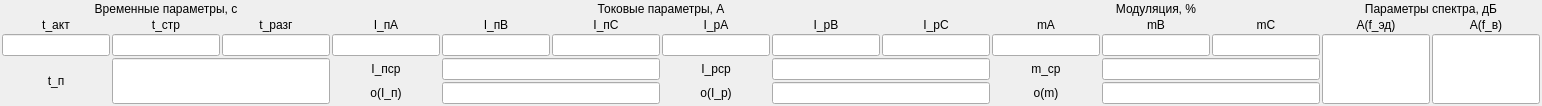
  <widget class="QDockWidget" name="table_dockWidget">
   <property name="sizePolicy">
    <sizepolicy hsizetype="Preferred" vsizetype="MinimumExpanding">
     <horstretch>0</horstretch>
     <verstretch>0</verstretch>
    </sizepolicy>
   </property>
   <property name="windowTitle">
    <string>Таблица</string>
   </property>
   <attribute name="dockWidgetArea">
    <number>8</number>
   </attribute>
   <widget class="QWidget" name="table_dockWidgetContents">
    <property name="sizePolicy">
     <sizepolicy hsizetype="Preferred" vsizetype="MinimumExpanding">
      <horstretch>0</horstretch>
      <verstretch>0</verstretch>
     </sizepolicy>
    </property>
    <layout class="QGridLayout" name="gridLayout_4">
     <property name="leftMargin">
      <number>2</number>
     </property>
     <property name="topMargin">
      <number>2</number>
     </property>
     <property name="rightMargin">
      <number>2</number>
     </property>
     <property name="bottomMargin">
      <number>2</number>
     </property>
     <property name="spacing">
      <number>2</number>
     </property>
     <item row="2" column="11">
      <widget class="QLineEdit" name="mod3_lineEdit">
       <property name="alignment">
        <set>Qt::AlignCenter</set>
       </property>
      </widget>
     </item>
     <item row="2" column="7">
      <widget class="QLineEdit" name="i2_rab_lineEdit">
       <property name="alignment">
        <set>Qt::AlignCenter</set>
       </property>
      </widget>
     </item>
     <item row="3" column="1" rowspan="2" colspan="2">
      <widget class="QLineEdit" name="tp_time_lineEdit">
       <property name="sizePolicy">
        <sizepolicy hsizetype="Expanding" vsizetype="Expanding">
         <horstretch>0</horstretch>
         <verstretch>0</verstretch>
        </sizepolicy>
       </property>
       <property name="alignment">
        <set>Qt::AlignCenter</set>
       </property>
      </widget>
     </item>
     <item row="3" column="4" colspan="2">
      <widget class="QLineEdit" name="isr_pusk_lineEdit">
       <property name="alignment">
        <set>Qt::AlignCenter</set>
       </property>
      </widget>
     </item>
     <item row="0" column="12" colspan="2">
      <widget class="QLabel" name="spectrum_title_label">
       <property name="text">
        <string>Параметры спектра, дБ</string>
       </property>
       <property name="alignment">
        <set>Qt::AlignCenter</set>
       </property>
      </widget>
     </item>
     <item row="1" column="1">
      <widget class="QLabel" name="str_time_title_label">
       <property name="text">
        <string>t_стр</string>
       </property>
       <property name="alignment">
        <set>Qt::AlignCenter</set>
       </property>
      </widget>
     </item>
     <item row="1" column="3">
      <widget class="QLabel" name="i1_pusk_title_label">
       <property name="text">
        <string>I_пA</string>
       </property>
       <property name="alignment">
        <set>Qt::AlignCenter</set>
       </property>
      </widget>
     </item>
     <item row="4" column="10" colspan="2">
      <widget class="QLineEdit" name="sigma_mod_lineEdit">
       <property name="alignment">
        <set>Qt::AlignCenter</set>
       </property>
      </widget>
     </item>
     <item row="1" column="7">
      <widget class="QLabel" name="i2_rab_title_label">
       <property name="text">
        <string>I_рB</string>
       </property>
       <property name="alignment">
        <set>Qt::AlignCenter</set>
       </property>
      </widget>
     </item>
     <item row="1" column="13">
      <widget class="QLabel" name="spectr_v_title_label">
       <property name="text">
        <string>A(f_в)</string>
       </property>
       <property name="alignment">
        <set>Qt::AlignCenter</set>
       </property>
      </widget>
     </item>
     <item row="2" column="2">
      <widget class="QLineEdit" name="razg_time_lineEdit">
       <property name="alignment">
        <set>Qt::AlignCenter</set>
       </property>
      </widget>
     </item>
     <item row="2" column="0">
      <widget class="QLineEdit" name="act_time_lineEdit">
       <property name="alignment">
        <set>Qt::AlignCenter</set>
       </property>
      </widget>
     </item>
     <item row="2" column="6">
      <widget class="QLineEdit" name="i1_rab_lineEdit">
       <property name="alignment">
        <set>Qt::AlignCenter</set>
       </property>
      </widget>
     </item>
     <item row="3" column="10" colspan="2">
      <widget class="QLineEdit" name="mod_sr_lineEdit">
       <property name="alignment">
        <set>Qt::AlignCenter</set>
       </property>
      </widget>
     </item>
     <item row="4" column="7" colspan="2">
      <widget class="QLineEdit" name="sigma_rab_lineEdit">
       <property name="alignment">
        <set>Qt::AlignCenter</set>
       </property>
      </widget>
     </item>
     <item row="1" column="10">
      <widget class="QLabel" name="mod2_title_label">
       <property name="text">
        <string>mB</string>
       </property>
       <property name="alignment">
        <set>Qt::AlignCenter</set>
       </property>
      </widget>
     </item>
     <item row="4" column="9">
      <widget class="QLabel" name="sigma_mod_title_label">
       <property name="text">
        <string>o(m)</string>
       </property>
       <property name="alignment">
        <set>Qt::AlignCenter</set>
       </property>
      </widget>
     </item>
     <item row="2" column="8">
      <widget class="QLineEdit" name="i3_rab_lineEdit">
       <property name="alignment">
        <set>Qt::AlignCenter</set>
       </property>
      </widget>
     </item>
     <item row="1" column="8">
      <widget class="QLabel" name="i3_rab_title_label">
       <property name="text">
        <string>I_рC</string>
       </property>
       <property name="alignment">
        <set>Qt::AlignCenter</set>
       </property>
      </widget>
     </item>
     <item row="0" column="9" colspan="3">
      <widget class="QLabel" name="modulation_title_label">
       <property name="text">
        <string>Модуляция, %</string>
       </property>
       <property name="alignment">
        <set>Qt::AlignCenter</set>
       </property>
      </widget>
     </item>
     <item row="2" column="10">
      <widget class="QLineEdit" name="mod2_lineEdit">
       <property name="alignment">
        <set>Qt::AlignCenter</set>
       </property>
      </widget>
     </item>
     <item row="1" column="11">
      <widget class="QLabel" name="mod3_title_label">
       <property name="text">
        <string>mC</string>
       </property>
       <property name="alignment">
        <set>Qt::AlignCenter</set>
       </property>
      </widget>
     </item>
     <item row="1" column="9">
      <widget class="QLabel" name="mod1_title_label">
       <property name="text">
        <string>mA</string>
       </property>
       <property name="alignment">
        <set>Qt::AlignCenter</set>
       </property>
      </widget>
     </item>
     <item row="3" column="0" rowspan="2">
      <widget class="QLabel" name="tp_time_title_label">
       <property name="text">
        <string>t_п</string>
       </property>
       <property name="alignment">
        <set>Qt::AlignCenter</set>
       </property>
      </widget>
     </item>
     <item row="4" column="3">
      <widget class="QLabel" name="sigma_pusk_title_label">
       <property name="text">
        <string>o(I_п)</string>
       </property>
       <property name="alignment">
        <set>Qt::AlignCenter</set>
       </property>
      </widget>
     </item>
     <item row="3" column="6">
      <widget class="QLabel" name="isr_rab_title_label">
       <property name="text">
        <string>I_рср</string>
       </property>
       <property name="alignment">
        <set>Qt::AlignCenter</set>
       </property>
      </widget>
     </item>
     <item row="5" column="0" colspan="14">
      <spacer name="table_verticalSpacer">
       <property name="orientation">
        <enum>Qt::Vertical</enum>
       </property>
       <property name="sizeHint" stdset="0">
        <size>
         <width>818</width>
         <height>0</height>
        </size>
       </property>
      </spacer>
     </item>
     <item row="1" column="4">
      <widget class="QLabel" name="i2_pusk_title_label">
       <property name="text">
        <string>I_пB</string>
       </property>
       <property name="alignment">
        <set>Qt::AlignCenter</set>
       </property>
      </widget>
     </item>
     <item row="1" column="12">
      <widget class="QLabel" name="spectr_d_title_label">
       <property name="text">
        <string>A(f_эд)</string>
       </property>
       <property name="alignment">
        <set>Qt::AlignCenter</set>
       </property>
      </widget>
     </item>
     <item row="4" column="4" colspan="2">
      <widget class="QLineEdit" name="sigma_pusk_lineEdit">
       <property name="alignment">
        <set>Qt::AlignCenter</set>
       </property>
      </widget>
     </item>
     <item row="3" column="3">
      <widget class="QLabel" name="isr_pusk_title_label">
       <property name="text">
        <string>I_пср</string>
       </property>
       <property name="alignment">
        <set>Qt::AlignCenter</set>
       </property>
      </widget>
     </item>
     <item row="3" column="7" colspan="2">
      <widget class="QLineEdit" name="isr_rab_lineEdit">
       <property name="alignment">
        <set>Qt::AlignCenter</set>
       </property>
      </widget>
     </item>
     <item row="0" column="3" colspan="6">
      <widget class="QLabel" name="current_title_label">
       <property name="text">
        <string>Токовые параметры, А</string>
       </property>
       <property name="alignment">
        <set>Qt::AlignCenter</set>
       </property>
      </widget>
     </item>
     <item row="2" column="5">
      <widget class="QLineEdit" name="i3_pusk_lineEdit">
       <property name="alignment">
        <set>Qt::AlignCenter</set>
       </property>
      </widget>
     </item>
     <item row="2" column="3">
      <widget class="QLineEdit" name="i1_pusk_lineEdit">
       <property name="alignment">
        <set>Qt::AlignCenter</set>
       </property>
      </widget>
     </item>
     <item row="3" column="9">
      <widget class="QLabel" name="mod_sr_title_label">
       <property name="text">
        <string>m_ср</string>
       </property>
       <property name="alignment">
        <set>Qt::AlignCenter</set>
       </property>
      </widget>
     </item>
     <item row="0" column="0" colspan="3">
      <widget class="QLabel" name="time_title_label">
       <property name="text">
        <string>Временные параметры, с</string>
       </property>
       <property name="alignment">
        <set>Qt::AlignCenter</set>
       </property>
      </widget>
     </item>
     <item row="1" column="6">
      <widget class="QLabel" name="i1_rab_title_label">
       <property name="text">
        <string>I_рA</string>
       </property>
       <property name="alignment">
        <set>Qt::AlignCenter</set>
       </property>
      </widget>
     </item>
     <item row="1" column="5">
      <widget class="QLabel" name="i3_pusk_title_label">
       <property name="text">
        <string>I_пC</string>
       </property>
       <property name="alignment">
        <set>Qt::AlignCenter</set>
       </property>
      </widget>
     </item>
     <item row="2" column="4">
      <widget class="QLineEdit" name="i2_pusk_lineEdit">
       <property name="alignment">
        <set>Qt::AlignCenter</set>
       </property>
      </widget>
     </item>
     <item row="1" column="2">
      <widget class="QLabel" name="razg_time_title_label">
       <property name="text">
        <string>t_разг</string>
       </property>
       <property name="alignment">
        <set>Qt::AlignCenter</set>
       </property>
      </widget>
     </item>
     <item row="2" column="12" rowspan="3">
      <widget class="QLineEdit" name="spectr_d_lineEdit">
       <property name="sizePolicy">
        <sizepolicy hsizetype="Expanding" vsizetype="Expanding">
         <horstretch>0</horstretch>
         <verstretch>0</verstretch>
        </sizepolicy>
       </property>
       <property name="alignment">
        <set>Qt::AlignCenter</set>
       </property>
      </widget>
     </item>
     <item row="2" column="13" rowspan="3">
      <widget class="QLineEdit" name="spectr_v_lineEdit">
       <property name="sizePolicy">
        <sizepolicy hsizetype="Expanding" vsizetype="Expanding">
         <horstretch>0</horstretch>
         <verstretch>0</verstretch>
        </sizepolicy>
       </property>
       <property name="alignment">
        <set>Qt::AlignCenter</set>
       </property>
      </widget>
     </item>
     <item row="1" column="0">
      <widget class="QLabel" name="act_time_title_label">
       <property name="text">
        <string>t_акт</string>
       </property>
       <property name="alignment">
        <set>Qt::AlignCenter</set>
       </property>
      </widget>
     </item>
     <item row="2" column="1">
      <widget class="QLineEdit" name="str_time_lineEdit">
       <property name="alignment">
        <set>Qt::AlignCenter</set>
       </property>
      </widget>
     </item>
     <item row="4" column="6">
      <widget class="QLabel" name="sigma_rab_title_label">
       <property name="text">
        <string>o(I_р)</string>
       </property>
       <property name="alignment">
        <set>Qt::AlignCenter</set>
       </property>
      </widget>
     </item>
     <item row="2" column="9">
      <widget class="QLineEdit" name="mod1_lineEdit">
       <property name="alignment">
        <set>Qt::AlignCenter</set>
       </property>
      </widget>
     </item>
    </layout>
   </widget>
  </widget>
